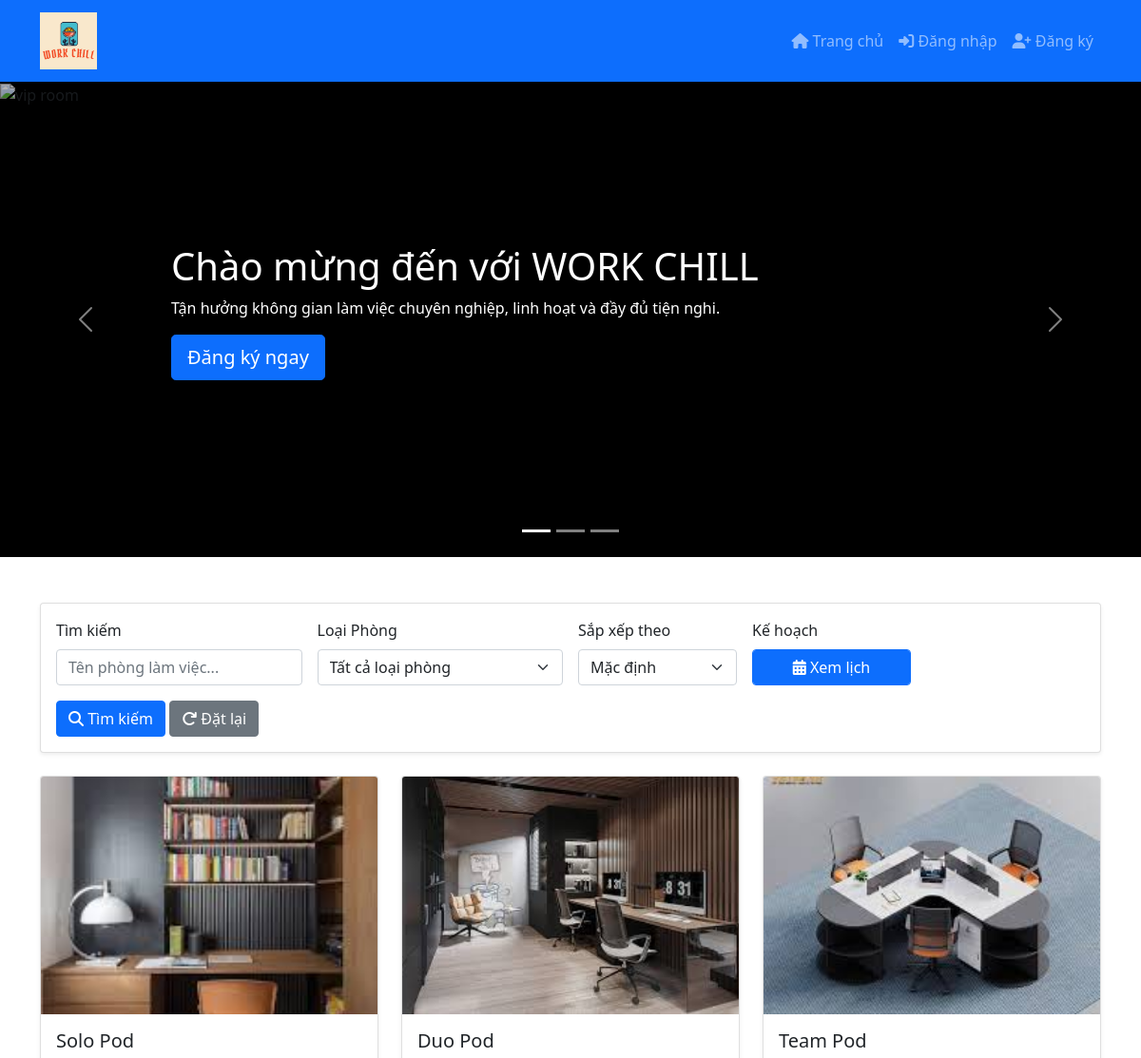
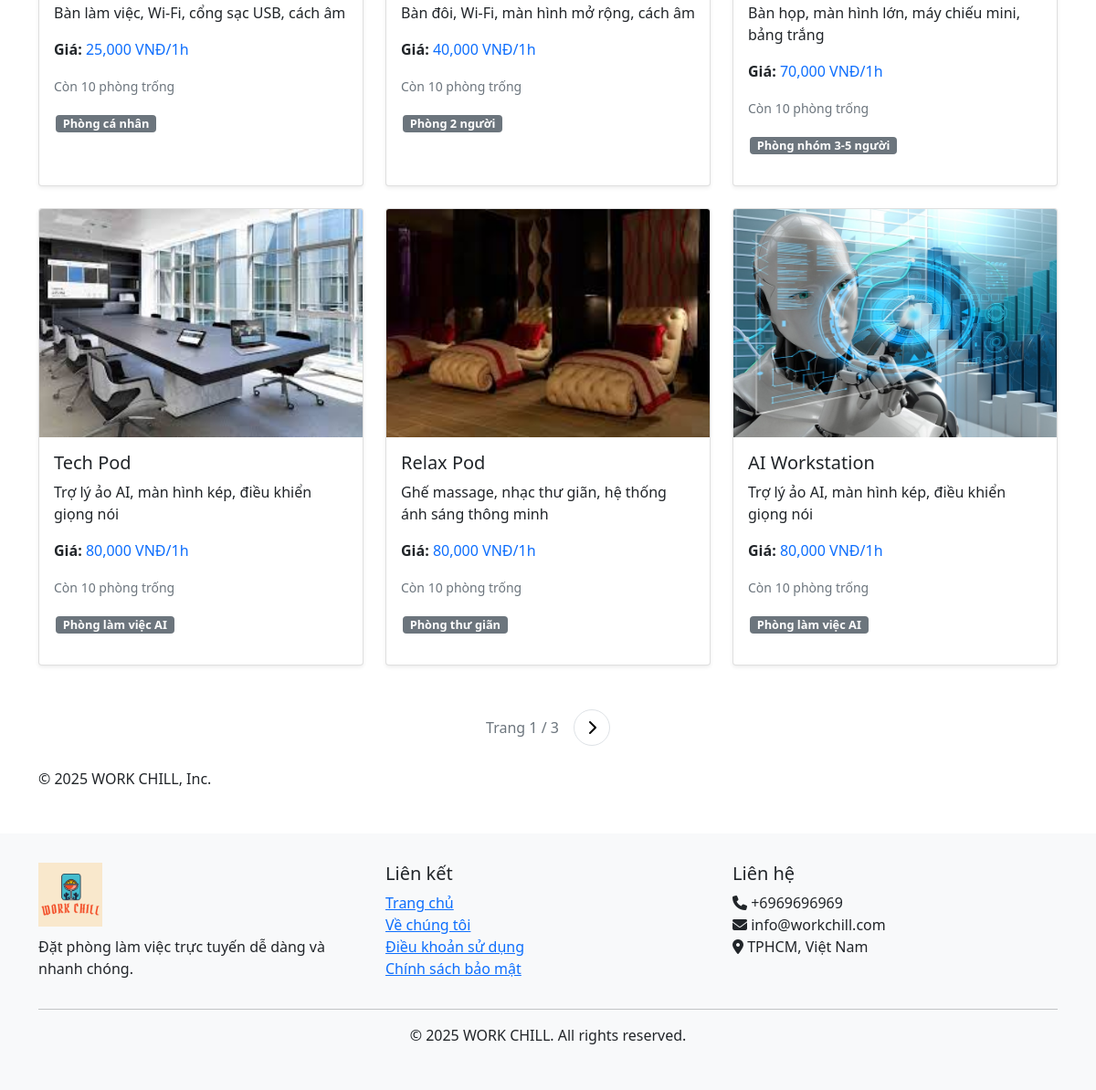
The page / on the database its author committed (2 pictures, top to bottom).
### home/models.py (models this page shows, shortened)
class BaseModel(models.Model):
    uid = models.UUIDField(default=uuid.uuid4   , editable=False , primary_key=True)
    created_at = models.DateTimeField(auto_now_add=True)
    updated_at = models.DateTimeField(auto_now=True)
    class Meta:
        abstract = True
        ordering=['uid']

class Pod(BaseModel):
    pod_name = models.CharField(max_length=100)
    pod_price = models.IntegerField()
    description = models.TextField()
    amenities = models.ManyToManyField(Amenities)
    room_count = models.IntegerField(default=10)

class PodImages(BaseModel):
    pod = models.ForeignKey(Pod, related_name='pod_images', on_delete=models.CASCADE)
    images = models.ImageField(upload_to='pods')

class Amenities(BaseModel):
    amenity_name = models.CharField(max_length=100)

### home/views.py (the view, shortened to what this page needs)
# urls.py: path('', index, name='index'),
def index(request):
    try:
        pods = Pod.objects.all().order_by('pod_price')
        amenities = Amenities.objects.all()
        selected_amenities = request.GET.getlist('selectAmenity')
        sort_by = request.GET.get('sortSelect')
        search = request.GET.get('searchInput')
        start_date = request.GET.get('startDate')
        end_date = request.GET.get('endDate')
        if selected_amenities:
            pods = pods.filter(amenities__amenity_name__in=selected_amenities).distinct()
        if search:
            pods = pods.filter(
                Q(pod_name__icontains=search) |
                Q(description__icontains=search)
            )
        if sort_by == 'low_to_high':
            pods = pods.order_by('pod_price')
        elif sort_by == 'high_to_low':
            pods = pods.order_by('-pod_price')
        paginator = Paginator(pods, 6)  # 6 khách sạn mỗi trang
        page = request.GET.get('page', 1)
        pods = paginator.get_page(page)
        calendar_events = []
        context = {
            'pods': pods,
            'amenities': amenities,
            'selected_amenities': selected_amenities,
            'sort_by': sort_by,
            'search': search,
            'start_date': start_date,
            'end_date': end_date,
            'today': date.today().strftime('%Y-%m-%d'),
            'calendar_events': json.dumps(calendar_events)
        }
        return render(request, 'home/index.html', context)
    except Exception as e:
        messages.error(request, 'Đã xảy ra lỗi khi tải trang chủ')
        return render(request, 'home/index.html', {
            'today': date.today().strftime('%Y-%m-%d')
        })

### home/templatetags/custom_filters.py (called while the page is built)
@register.filter
def format_price(value):
    try:
        formatted_price = "{:,}".format(int(value))
        return f"{formatted_price} VNĐ/1h"
    except (ValueError, TypeError):
        return value

### templates/home/index.html (shortened to what this page needs)
{% extends 'home/base.html' %}
{% load coustom_tags %}
{% load custom_filters %}
{% load static %}
{% block css %}
<link rel="stylesheet" href="https://cdn.jsdelivr.net/npm/fullcalendar@5.11.3/main.min.css">
{% endblock css %}
{% block content %}
<main>
    <div id="myCarousel" class="carousel slide" data-bs-ride="carousel">
        <div class="carousel-indicators">
            <button type="button" data-bs-target="#myCarousel" data-bs-slide-to="0" class="active"></button>
            <button type="button" data-bs-target="#myCarousel" data-bs-slide-to="1"></button>
            <button type="button" data-bs-target="#myCarousel" data-bs-slide-to="2"></button>
        </div>
        <div class="carousel-inner">
            <div class="carousel-item active">
                <img src="https://workflow.com.vn/wp-content/uploads/2024/05/z5404832229897_c592108c054d4505476d97f2bbd6f86e-1.png" alt="vip room">
                <div class="container">
                    <div class="carousel-caption text-start">
                        <h1>Chào mừng đến với WORK CHILL</h1>
                        <p>Tận hưởng không gian làm việc chuyên nghiệp, linh hoạt và đầy đủ tiện nghi.</p>
                        {% if not user.is_authenticated %}
                        <p><a class="btn btn-lg btn-primary" href="{% url 'signup' %}">Đăng ký ngay</a></p>
                        {% endif %}
                    </div>
                </div>
            </div>
        </div>
        <button class="carousel-control-prev" type="button" data-bs-target="#myCarousel" data-bs-slide="prev">
            <span class="carousel-control-prev-icon"></span>
        </button>
        <button class="carousel-control-next" type="button" data-bs-target="#myCarousel" data-bs-slide="next">
            <span class="carousel-control-next-icon"></span>
        </button>
    </div>
    <main>
        <div class="container mt-5" id="search-section">
            <div class="card shadow-sm">
                <div class="card-body">
                    <form method="GET" class="row g-3">
                        <div class="col-md-3">
                            <label class="form-label">Tìm kiếm</label>
                            <input type="text" name="searchInput" class="form-control"
                                   value="{{ search|default:'' }}" placeholder="Tên phòng làm việc...">
                        </div>
                        <div class="col-md-3">
                            <label class="form-label">Loại Phòng</label>
                            <select name="selectAmenity" class="form-select">
                                <option value="">Tất cả loại phòng</option>
                            </select>
                        </div>
                        <div class="col-md-2">
                            <label class="form-label">Sắp xếp theo</label>
                            <select name="sortSelect" class="form-select">
                                <option value="">Mặc định</option>
                            </select>
                        </div>
                        <div class="col-md-2">
                            <label class="form-label">Kế hoạch</label>
                            <button type="button" class="btn btn-primary form-control" data-bs-toggle="modal" data-bs-target="#calendarModal">
                                <i class="fas fa-calendar-alt"></i> Xem lịch
                            </button>
                        </div>
                        <div class="col-12">
                            <button type="submit" class="btn btn-primary">
                                <i class="fas fa-search"></i> Tìm kiếm
                            </button>
                            <a href="{% url 'index' %}" class="btn btn-secondary">
                                <i class="fas fa-redo"></i> Đặt lại
                            </a>
                        </div>
                    </form>
                </div>
            </div>
        </div>
        <div class="container mt-4" id="room-list">
            <div class="row">
                {% if pods %}
                    {% for pod in pods %}
                    <div class="col-md-4 mb-4">
                        <div class="card h-100 shadow-sm">
                            <div class="image-container" style="height: 250px; overflow: hidden;">
                                {% if pod.pod_images.first %}
                                    <img src="{{ pod.pod_images.first.images.url }}"
                                         class="card-img-top w-100 h-100"
                                         alt="{{ pod.pod_name }}"
                                         style="object-fit: cover;">
                                {% else %}
                                    <img src="{% static 'images/default-pod.jpg' %}"
                                         class="card-img-top w-100 h-100"
                                         alt="{{ pod.pod_name }}"
                                         style="object-fit: cover;">
                                {% endif %}
                            </div>
                            <div class="card-body">
                                <h5 class="card-title">{{ pod.pod_name }}</h5>
                                <p class="card-text">{{ pod.description|truncatewords:20 }}</p>
                                <p class="card-text">
                                    <strong>Giá:</strong>
                                    <span class="text-primary">{{ pod.pod_price|format_price }}</span>
                                </p>
                                <p class="card-text">
                                    <small class="text-muted">Còn {{ pod.room_count }} phòng trống</small>
                                </p>
                                <div class="mb-3">
                                    {% for amenity in pod.amenities.all %}
                                    <span class="badge bg-secondary amenity-badge">
                                        {{ amenity.amenity_name }}
                                    </span>
                                    {% endfor %}
                                </div>
                            </div>
                        </div>
                    </div>
                    {% endfor %}
                {% endif %}
            </div>
            <div class="d-flex justify-content-center align-items-center mt-4">
                <span class="text-muted">
                    Trang {{ pods.number }} / {{ pods.paginator.num_pages }}
                </span>
                {% if pods.has_next %}
                <a href="?page={{ pods.next_page_number }}"
                   class="btn btn-light rounded-circle ms-3">
                    <i class="fas fa-chevron-right"></i>
                </a>
                {% endif %}
            </div>
        </div>
    </main>
    <footer class="container mt-4 ">
        <p>© 2025 WORK CHILL, Inc.</p>
    </footer>
</main>
{% endblock content %}

### templates/home/base.html (style rules this page uses)
.badge { font-size: 0.75rem; padding: 0.25em 0.6em; }

### templates/home/index.html (style rules this page uses)
.carousel-item { background-color: black; height: 500px; }
.carousel-item img { width: 100%; height: 100%; object-fit: cover; opacity: 0.7; }
.carousel-caption { bottom: 30%; }
.amenity-badge { font-size: 0.8rem; margin: 2px; }
.btn-light { width: 40px; height: 40px; display: flex; align-items: center; justify-content: center; background-color: white; border: 1px solid #dee2e6; transition: all 0.2s; }

### rows shown on the page
Pod: pod_images.first.images (picture), pod_name "Solo Pod", description "Bàn làm việc, Wi-Fi, cổng sạc USB, cách âm", pod_price "25,000 VNĐ/1h", room_count "10"
Amenities: amenity_name "Phòng cá nhân"
Pod: pod_images.first.images (picture), pod_name "Duo Pod", description "Bàn đôi, Wi-Fi, màn hình mở rộng, cách âm", pod_price "40,000 VNĐ/1h", room_count "10"
Amenities: amenity_name "Phòng 2 người"
Pod: pod_images.first.images (picture), pod_name "Team Pod", description "Bàn họp, màn hình lớn, máy chiếu mini, bảng trắng", pod_price "70,000 VNĐ/1h", room_count "10"
Amenities: amenity_name "Phòng nhóm 3-5 người"
Pod: pod_images.first.images (picture), pod_name "Tech Pod", description "Trợ lý ảo AI, màn hình kép, điều khiển giọng nói", pod_price "80,000 VNĐ/1h", room_count "10"
Amenities: amenity_name "Phòng làm việc AI"
Pod: pod_images.first.images (picture), pod_name "Relax Pod", description "Ghế massage, nhạc thư giãn, hệ thống ánh sáng thông minh", pod_price "80,000 VNĐ/1h", room_count "10"
Amenities: amenity_name "Phòng thư giãn"
Pod: pod_images.first.images (picture), pod_name "AI Workstation", description "Trợ lý ảo AI, màn hình kép, điều khiển giọng nói", pod_price "80,000 VNĐ/1h", room_count "10"

### other values the page prints
{{ pods.number }} "1"
{{ pods.paginator.num_pages }} "3"
